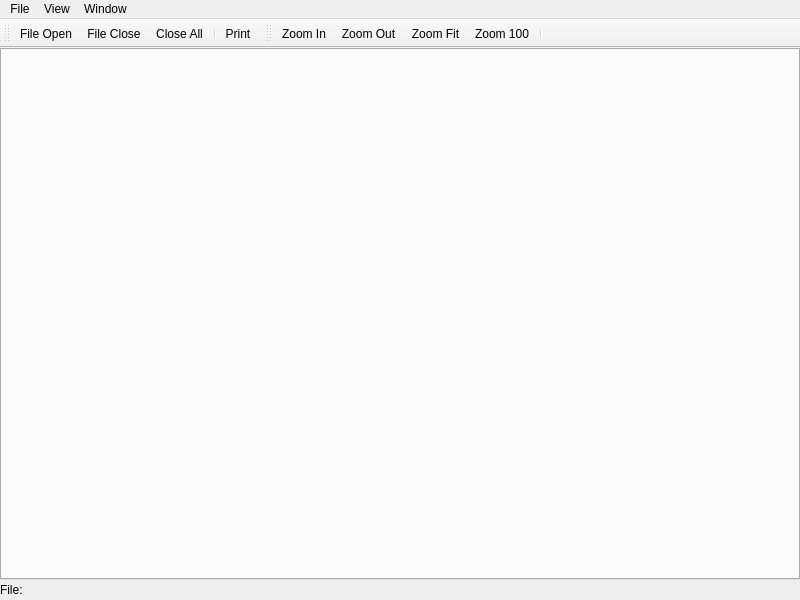
<?xml version="1.0" encoding="UTF-8"?>
<ui version="4.0">
 <class>imageLib::imageView</class>
 <widget class="QMainWindow" name="imageLib::imageView">
  <property name="geometry">
   <rect>
    <x>0</x>
    <y>0</y>
    <width>800</width>
    <height>600</height>
   </rect>
  </property>
  <property name="windowTitle">
   <string>MainWindow</string>
  </property>
  <widget class="QWidget" name="centralwidget">
   <layout class="QVBoxLayout" name="verticalLayout">
    <property name="spacing">
     <number>0</number>
    </property>
    <property name="leftMargin">
     <number>0</number>
    </property>
    <property name="topMargin">
     <number>0</number>
    </property>
    <property name="rightMargin">
     <number>0</number>
    </property>
    <property name="bottomMargin">
     <number>0</number>
    </property>
    <item>
     <widget class="imageLib::viewerTab" name="viewer">
      <property name="iconSize">
       <size>
        <width>8</width>
        <height>8</height>
       </size>
      </property>
      <property name="tabsClosable">
       <bool>true</bool>
      </property>
      <property name="movable">
       <bool>true</bool>
      </property>
      <property name="tabBarAutoHide">
       <bool>false</bool>
      </property>
     </widget>
    </item>
    <item>
     <widget class="QWidget" name="_status" native="true">
      <property name="sizePolicy">
       <sizepolicy hsizetype="Preferred" vsizetype="Fixed">
        <horstretch>0</horstretch>
        <verstretch>0</verstretch>
       </sizepolicy>
      </property>
      <layout class="QHBoxLayout" name="horizontalLayout">
       <property name="spacing">
        <number>4</number>
       </property>
       <property name="leftMargin">
        <number>0</number>
       </property>
       <property name="topMargin">
        <number>0</number>
       </property>
       <property name="rightMargin">
        <number>0</number>
       </property>
       <property name="bottomMargin">
        <number>0</number>
       </property>
       <item>
        <widget class="QLabel" name="label">
         <property name="text">
          <string>File:</string>
         </property>
        </widget>
       </item>
       <item>
        <widget class="QLabel" name="currentFile">
         <property name="styleSheet">
          <string notr="true">color: rgb(0, 0, 255);</string>
         </property>
         <property name="text">
          <string/>
         </property>
        </widget>
       </item>
       <item>
        <spacer name="horizontalSpacer">
         <property name="orientation">
          <enum>Qt::Horizontal</enum>
         </property>
         <property name="sizeHint" stdset="0">
          <size>
           <width>507</width>
           <height>20</height>
          </size>
         </property>
        </spacer>
       </item>
      </layout>
     </widget>
    </item>
   </layout>
  </widget>
  <widget class="QMenuBar" name="menubar">
   <property name="geometry">
    <rect>
     <x>0</x>
     <y>0</y>
     <width>800</width>
     <height>22</height>
    </rect>
   </property>
   <widget class="QMenu" name="fileMenu">
    <property name="title">
     <string>File</string>
    </property>
    <widget class="QMenu" name="recentFilesMenu">
     <property name="title">
      <string>Recent Files</string>
     </property>
     <addaction name="actionDummy"/>
    </widget>
    <addaction name="openAct"/>
    <addaction name="closeAct"/>
    <addaction name="closeAllAct"/>
    <addaction name="separator"/>
    <addaction name="recentFilesMenu"/>
    <addaction name="separator"/>
    <addaction name="summaryAct"/>
    <addaction name="printAct"/>
    <addaction name="separator"/>
    <addaction name="preferencesAct"/>
   </widget>
   <widget class="QMenu" name="viewMenu">
    <property name="title">
     <string>View</string>
    </property>
    <addaction name="zoomInAct"/>
    <addaction name="zoomOutAct"/>
    <addaction name="zoomFitAct"/>
    <addaction name="zoom100Act"/>
    <addaction name="separator"/>
   </widget>
   <widget class="QMenu" name="windowMenu">
    <property name="title">
     <string>Window</string>
    </property>
   </widget>
   <addaction name="fileMenu"/>
   <addaction name="viewMenu"/>
   <addaction name="windowMenu"/>
  </widget>
  <widget class="QToolBar" name="fileToolbar">
   <property name="windowTitle">
    <string>toolBar</string>
   </property>
   <property name="iconSize">
    <size>
     <width>16</width>
     <height>16</height>
    </size>
   </property>
   <attribute name="toolBarArea">
    <enum>TopToolBarArea</enum>
   </attribute>
   <attribute name="toolBarBreak">
    <bool>false</bool>
   </attribute>
   <addaction name="openAct"/>
   <addaction name="closeAct"/>
   <addaction name="closeAllAct"/>
   <addaction name="separator"/>
   <addaction name="printAct"/>
  </widget>
  <widget class="QToolBar" name="viewToolbar">
   <property name="windowTitle">
    <string>toolBar</string>
   </property>
   <property name="iconSize">
    <size>
     <width>16</width>
     <height>16</height>
    </size>
   </property>
   <attribute name="toolBarArea">
    <enum>TopToolBarArea</enum>
   </attribute>
   <attribute name="toolBarBreak">
    <bool>false</bool>
   </attribute>
   <addaction name="zoomInAct"/>
   <addaction name="zoomOutAct"/>
   <addaction name="zoomFitAct"/>
   <addaction name="zoom100Act"/>
   <addaction name="separator"/>
  </widget>
  <action name="openAct">
   <property name="icon">
    <iconset resource="../../icons/basic/basic_icons.qrc">
     <normaloff>:/basic/open.png</normaloff>:/basic/open.png</iconset>
   </property>
   <property name="text">
    <string>File Open</string>
   </property>
   <property name="toolTip">
    <string>Open a file for viewing</string>
   </property>
  </action>
  <action name="closeAct">
   <property name="icon">
    <iconset resource="../../icons/basic/basic_icons.qrc">
     <normaloff>:/basic/close.png</normaloff>:/basic/close.png</iconset>
   </property>
   <property name="text">
    <string>File Close</string>
   </property>
   <property name="toolTip">
    <string>Close the current file view</string>
   </property>
  </action>
  <action name="printAct">
   <property name="icon">
    <iconset resource="../../icons/basic/basic_icons.qrc">
     <normaloff>:/basic/print.png</normaloff>:/basic/print.png</iconset>
   </property>
   <property name="text">
    <string>Print</string>
   </property>
   <property name="toolTip">
    <string>Print the current view</string>
   </property>
  </action>
  <action name="zoomInAct">
   <property name="icon">
    <iconset resource="../../icons/basic/basic_icons.qrc">
     <normaloff>:/basic/zoom_in.png</normaloff>:/basic/zoom_in.png</iconset>
   </property>
   <property name="text">
    <string>Zoom In</string>
   </property>
   <property name="toolTip">
    <string>Zoom in current view</string>
   </property>
  </action>
  <action name="zoomOutAct">
   <property name="icon">
    <iconset resource="../../icons/basic/basic_icons.qrc">
     <normaloff>:/basic/zoom_out.png</normaloff>:/basic/zoom_out.png</iconset>
   </property>
   <property name="text">
    <string>Zoom Out</string>
   </property>
   <property name="toolTip">
    <string>Zoom out current view</string>
   </property>
  </action>
  <action name="zoomFitAct">
   <property name="icon">
    <iconset resource="../../icons/basic/basic_icons.qrc">
     <normaloff>:/basic/zoom_out.png</normaloff>:/basic/zoom_out.png</iconset>
   </property>
   <property name="text">
    <string>Zoom Fit</string>
   </property>
   <property name="toolTip">
    <string>Zoom current view to show all contents</string>
   </property>
  </action>
  <action name="zoom100Act">
   <property name="icon">
    <iconset resource="../../icons/basic/basic_icons.qrc">
     <normaloff>:/basic/zoom_out.png</normaloff>:/basic/zoom_out.png</iconset>
   </property>
   <property name="text">
    <string>Zoom 100</string>
   </property>
   <property name="toolTip">
    <string>Zoom to 100% </string>
   </property>
  </action>
  <action name="closeAllAct">
   <property name="icon">
    <iconset resource="../../icons/basic/basic_icons.qrc">
     <normaloff>:/basic/close_all.png</normaloff>:/basic/close_all.png</iconset>
   </property>
   <property name="text">
    <string>Close All</string>
   </property>
   <property name="toolTip">
    <string>Close all open viewers</string>
   </property>
  </action>
  <action name="actionDummy">
   <property name="text">
    <string>Dummy</string>
   </property>
  </action>
  <action name="summaryAct">
   <property name="text">
    <string>Summary...</string>
   </property>
   <property name="menuRole">
    <enum>QAction::NoRole</enum>
   </property>
  </action>
  <action name="preferencesAct">
   <property name="icon">
    <iconset resource="../../icons/basic/basic_icons.qrc">
     <normaloff>:/basic/gear.png</normaloff>:/basic/gear.png</iconset>
   </property>
   <property name="text">
    <string>Preferences...</string>
   </property>
   <property name="menuRole">
    <enum>QAction::NoRole</enum>
   </property>
  </action>
 </widget>
 <customwidgets>
  <customwidget>
   <class>imageLib::viewerTab</class>
   <extends>QTabWidget</extends>
   <header>viewerTab.h</header>
   <container>1</container>
  </customwidget>
 </customwidgets>
 <resources>
  <include location="../../icons/basic/basic_icons.qrc"/>
  <include location="../../icons/basic/basic_icons.qrc"/>
 </resources>
 <connections/>
</ui>
